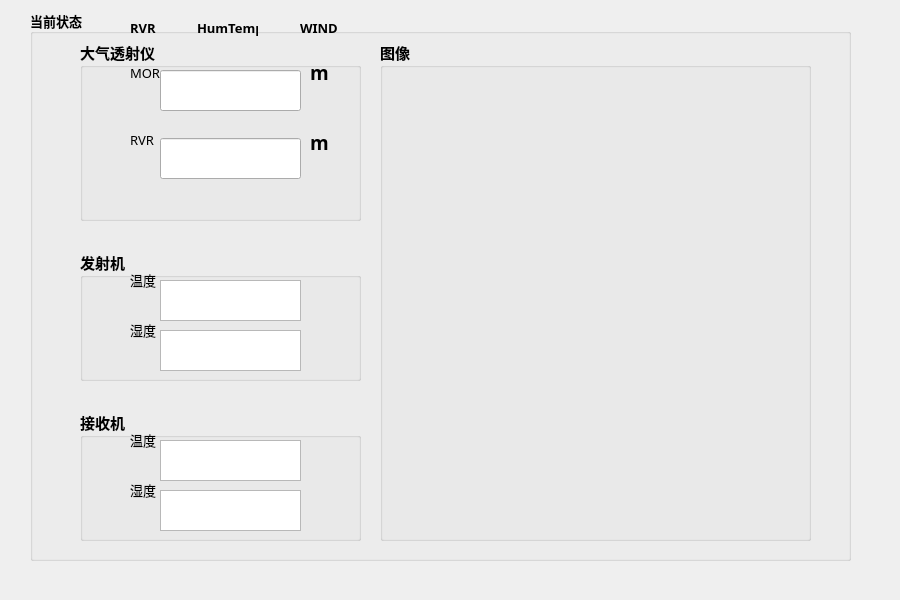
<?xml version="1.0" encoding="UTF-8"?>
<ui version="4.0">
 <class>RVR_CurrentStatus</class>
 <widget class="QDialog" name="RVR_CurrentStatus">
  <property name="geometry">
   <rect>
    <x>0</x>
    <y>0</y>
    <width>900</width>
    <height>600</height>
   </rect>
  </property>
  <property name="windowTitle">
   <string>Dialog</string>
  </property>
  <widget class="QGroupBox" name="groupBox">
   <property name="geometry">
    <rect>
     <x>30</x>
     <y>10</y>
     <width>821</width>
     <height>551</height>
    </rect>
   </property>
   <property name="font">
    <font>
     <family>微软雅黑 Light</family>
     <pointsize>10</pointsize>
     <weight>75</weight>
     <bold>true</bold>
    </font>
   </property>
   <property name="title">
    <string>当前状态</string>
   </property>
   <widget class="QGroupBox" name="groupBox_recvi">
    <property name="geometry">
     <rect>
      <x>50</x>
      <y>400</y>
      <width>281</width>
      <height>131</height>
     </rect>
    </property>
    <property name="font">
     <font>
      <family>微软雅黑 Light</family>
      <pointsize>11</pointsize>
     </font>
    </property>
    <property name="title">
     <string>接收机</string>
    </property>
    <widget class="QLabel" name="label_reciv_temp">
     <property name="geometry">
      <rect>
       <x>50</x>
       <y>20</y>
       <width>26</width>
       <height>19</height>
      </rect>
     </property>
     <property name="font">
      <font>
       <pointsize>10</pointsize>
       <weight>50</weight>
       <bold>false</bold>
      </font>
     </property>
     <property name="text">
      <string>温度</string>
     </property>
    </widget>
    <widget class="QLabel" name="label_reciv_hum">
     <property name="geometry">
      <rect>
       <x>50</x>
       <y>70</y>
       <width>26</width>
       <height>19</height>
      </rect>
     </property>
     <property name="font">
      <font>
       <pointsize>10</pointsize>
       <weight>50</weight>
       <bold>false</bold>
      </font>
     </property>
     <property name="text">
      <string>湿度</string>
     </property>
    </widget>
    <widget class="QTextEdit" name="textEdit_reciver_temperature">
     <property name="geometry">
      <rect>
       <x>80</x>
       <y>30</y>
       <width>141</width>
       <height>41</height>
      </rect>
     </property>
    </widget>
    <widget class="QTextEdit" name="textEdit_reciver_humidity">
     <property name="geometry">
      <rect>
       <x>80</x>
       <y>80</y>
       <width>141</width>
       <height>41</height>
      </rect>
     </property>
    </widget>
   </widget>
   <widget class="QGroupBox" name="groupBox_6">
    <property name="geometry">
     <rect>
      <x>350</x>
      <y>30</y>
      <width>431</width>
      <height>501</height>
     </rect>
    </property>
    <property name="minimumSize">
     <size>
      <width>431</width>
      <height>501</height>
     </size>
    </property>
    <property name="font">
     <font>
      <pointsize>11</pointsize>
     </font>
    </property>
    <property name="title">
     <string>图像</string>
    </property>
    <layout class="QVBoxLayout" name="verticalLayout">
     <item>
      <widget class="WindMeter" name="Wind_widget" native="true"/>
     </item>
    </layout>
   </widget>
   <widget class="QGroupBox" name="groupBox_send">
    <property name="geometry">
     <rect>
      <x>50</x>
      <y>240</y>
      <width>281</width>
      <height>131</height>
     </rect>
    </property>
    <property name="font">
     <font>
      <family>微软雅黑 Light</family>
      <pointsize>11</pointsize>
     </font>
    </property>
    <property name="title">
     <string>发射机</string>
    </property>
    <widget class="QLabel" name="label_send_temp">
     <property name="geometry">
      <rect>
       <x>50</x>
       <y>20</y>
       <width>26</width>
       <height>19</height>
      </rect>
     </property>
     <property name="font">
      <font>
       <pointsize>10</pointsize>
       <weight>50</weight>
       <bold>false</bold>
      </font>
     </property>
     <property name="text">
      <string>温度</string>
     </property>
    </widget>
    <widget class="QLabel" name="label_send_hum">
     <property name="geometry">
      <rect>
       <x>50</x>
       <y>70</y>
       <width>26</width>
       <height>19</height>
      </rect>
     </property>
     <property name="font">
      <font>
       <pointsize>10</pointsize>
       <weight>50</weight>
       <bold>false</bold>
      </font>
     </property>
     <property name="text">
      <string>湿度</string>
     </property>
    </widget>
    <widget class="QTextEdit" name="textEdit_send_temperature">
     <property name="geometry">
      <rect>
       <x>80</x>
       <y>30</y>
       <width>141</width>
       <height>41</height>
      </rect>
     </property>
    </widget>
    <widget class="QTextEdit" name="textEdit_send_humidity">
     <property name="geometry">
      <rect>
       <x>80</x>
       <y>80</y>
       <width>141</width>
       <height>41</height>
      </rect>
     </property>
    </widget>
   </widget>
   <widget class="QGroupBox" name="groupBox_4">
    <property name="geometry">
     <rect>
      <x>50</x>
      <y>30</y>
      <width>281</width>
      <height>181</height>
     </rect>
    </property>
    <property name="font">
     <font>
      <family>微软雅黑 Light</family>
      <pointsize>11</pointsize>
     </font>
    </property>
    <property name="title">
     <string>大气透射仪</string>
    </property>
    <widget class="QLabel" name="label_4">
     <property name="geometry">
      <rect>
       <x>50</x>
       <y>90</y>
       <width>24</width>
       <height>19</height>
      </rect>
     </property>
     <property name="font">
      <font>
       <pointsize>10</pointsize>
       <weight>50</weight>
       <bold>false</bold>
      </font>
     </property>
     <property name="text">
      <string>RVR</string>
     </property>
    </widget>
    <widget class="QLineEdit" name="lineEdit_RVR">
     <property name="geometry">
      <rect>
       <x>80</x>
       <y>98</y>
       <width>141</width>
       <height>41</height>
      </rect>
     </property>
    </widget>
    <widget class="QLabel" name="label_3">
     <property name="geometry">
      <rect>
       <x>50</x>
       <y>23</y>
       <width>31</width>
       <height>19</height>
      </rect>
     </property>
     <property name="font">
      <font>
       <pointsize>10</pointsize>
       <weight>50</weight>
       <bold>false</bold>
      </font>
     </property>
     <property name="text">
      <string>MOR</string>
     </property>
    </widget>
    <widget class="QLineEdit" name="lineEdit_Mor">
     <property name="geometry">
      <rect>
       <x>80</x>
       <y>30</y>
       <width>141</width>
       <height>41</height>
      </rect>
     </property>
    </widget>
    <widget class="QLineEdit" name="lineEdit_AD">
     <property name="geometry">
      <rect>
       <x>80</x>
       <y>870</y>
       <width>141</width>
       <height>41</height>
      </rect>
     </property>
    </widget>
    <widget class="QLabel" name="label_7">
     <property name="geometry">
      <rect>
       <x>60</x>
       <y>870</y>
       <width>18</width>
       <height>19</height>
      </rect>
     </property>
     <property name="font">
      <font>
       <pointsize>10</pointsize>
       <weight>50</weight>
       <bold>false</bold>
      </font>
     </property>
     <property name="text">
      <string>AD</string>
     </property>
    </widget>
    <widget class="QLabel" name="label_8">
     <property name="geometry">
      <rect>
       <x>230</x>
       <y>20</y>
       <width>18</width>
       <height>25</height>
      </rect>
     </property>
     <property name="font">
      <font>
       <pointsize>14</pointsize>
      </font>
     </property>
     <property name="text">
      <string>m</string>
     </property>
    </widget>
    <widget class="QLabel" name="label_9">
     <property name="geometry">
      <rect>
       <x>230</x>
       <y>90</y>
       <width>18</width>
       <height>25</height>
      </rect>
     </property>
     <property name="font">
      <font>
       <pointsize>14</pointsize>
      </font>
     </property>
     <property name="text">
      <string>m</string>
     </property>
    </widget>
   </widget>
   <widget class="QLabel" name="label_WIN">
    <property name="geometry">
     <rect>
      <x>270</x>
      <y>8</y>
      <width>39</width>
      <height>19</height>
     </rect>
    </property>
    <property name="text">
     <string>WIND</string>
    </property>
   </widget>
   <widget class="QLabel" name="label_HT">
    <property name="geometry">
     <rect>
      <x>167</x>
      <y>8</y>
      <width>61</width>
      <height>19</height>
     </rect>
    </property>
    <property name="text">
     <string>HumTemp</string>
    </property>
   </widget>
   <widget class="QLabel" name="label_RV">
    <property name="geometry">
     <rect>
      <x>100</x>
      <y>8</y>
      <width>27</width>
      <height>19</height>
     </rect>
    </property>
    <property name="text">
     <string>RVR</string>
    </property>
   </widget>
   <widget class="QLabel" name="label_Rstate">
    <property name="geometry">
     <rect>
      <x>140</x>
      <y>12</y>
      <width>10</width>
      <height>10</height>
     </rect>
    </property>
    <property name="text">
     <string/>
    </property>
   </widget>
   <widget class="QLabel" name="label_windState">
    <property name="geometry">
     <rect>
      <x>320</x>
      <y>12</y>
      <width>10</width>
      <height>10</height>
     </rect>
    </property>
    <property name="text">
     <string/>
    </property>
   </widget>
   <widget class="QLabel" name="label_htState">
    <property name="geometry">
     <rect>
      <x>240</x>
      <y>12</y>
      <width>10</width>
      <height>10</height>
     </rect>
    </property>
    <property name="text">
     <string/>
    </property>
   </widget>
  </widget>
 </widget>
 <customwidgets>
  <customwidget>
   <class>WindMeter</class>
   <extends>QWidget</extends>
   <header location="global">windPlugins/windmeter.h</header>
   <container>1</container>
  </customwidget>
 </customwidgets>
 <resources/>
 <connections/>
</ui>
